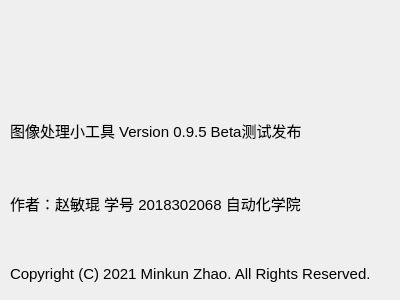
<?xml version="1.0" encoding="UTF-8"?>
<ui version="4.0">
 <class>Dialog</class>
 <widget class="QDialog" name="Dialog">
  <property name="geometry">
   <rect>
    <x>0</x>
    <y>0</y>
    <width>400</width>
    <height>300</height>
   </rect>
  </property>
  <property name="windowTitle">
   <string>Dialog</string>
  </property>
  <widget class="QLabel" name="label_Icon">
   <property name="geometry">
    <rect>
     <x>0</x>
     <y>0</y>
     <width>401</width>
     <height>101</height>
    </rect>
   </property>
   <property name="pixmap">
    <pixmap>../Icons/西工大校徽标缩小.png</pixmap>
   </property>
   <property name="alignment">
    <set>Qt::AlignCenter</set>
   </property>
  </widget>
  <widget class="QLabel" name="label">
   <property name="geometry">
    <rect>
     <x>10</x>
     <y>110</y>
     <width>391</width>
     <height>181</height>
    </rect>
   </property>
   <property name="font">
    <font>
     <pointsize>11</pointsize>
    </font>
   </property>
   <property name="text">
    <string>图像处理小工具 Version 0.9.5 Beta测试发布



作者：赵敏琨 学号 2018302068 自动化学院



Copyright (C) 2021 Minkun Zhao. All Rights Reserved.</string>
   </property>
   <property name="alignment">
    <set>Qt::AlignLeading|Qt::AlignLeft|Qt::AlignVCenter</set>
   </property>
  </widget>
 </widget>
 <resources/>
 <connections/>
</ui>
